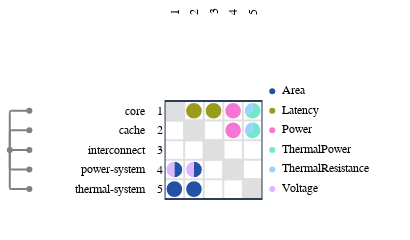

Write notebook code for a chart like this one.
### Code cell
from ragraph.io.esl import from_esl
graph = from_esl(["./esl"])

import raesl.plot
figure = raesl.plot.mdm(
    graph,
    node_kinds=["component"],
)
figure.write_image("figures/dsm_components.svg")
figure.show()

from utils import set_edge_weights, annotate_variable_type
set_edge_weights(graph)
annotate_variable_type(graph)

### Figure 1 — Plotly figure (JSON) as saved in the notebook; plotly's stock layout.template omitted (floating-point values rounded to 4 significant figures)
{"data": [{"hoverinfo": "skip", "marker": {"color": "#FFFFFF", "line": {"color": "#FFFFFF"}}, "mode": "markers", "showlegend": false, "type": "scatter", "x": [0.5], "xaxis": "x", "y": [0.5], "yaxis": "y"}, {"hoverinfo": "skip", "marker": {"color": "#FFFFFF", "line": {"color": "#FFFFFF"}}, "mode": "markers", "showlegend": false, "type": "scatter", "x": [0.5], "xaxis": "x2", "y": [0.5], "yaxis": "y2"}, {"hoverinfo": "skip", "marker": {"color": "#FFFFFF", "line": {"color": "#FFFFFF"}}, "mode": "markers", "showlegend": false, "type": "scatter", "x": [0.5], "xaxis": "x3", "y": [0.5], "yaxis": "y3"}, {"hoverinfo": "skip", "marker": {"color": "#FFFFFF", "line": {"color": "#FFFFFF"}}, "mode": "markers", "showlegend": false, "type": "scatter", "x": [0.5], "xaxis": "x5", "y": [0.5], "yaxis": "y5"}, {"customdata": [{"data": "world.core", "pointtype": "tree_node"}, {"data": "world.cache", "pointtype": "tree_node"}, {"data": "world.interconnect", "pointtype": "tree_node"}, {"data": "world.power-system", "pointtype": "tree_node"}, {"data": "world.thermal-system", "pointtype": "tree_node"}, {"data": "world", "pointtype": "tree_node"}], "hoverinfo": "text", "marker": {"color": "gray"}, "mode": "markers", "showlegend": false, "text": ["world.core", "world.cache", "world.interconnect", "world.power-system", "world.thermal-system", "world"], "type": "scatter", "x": [1, 1, 1, 1, 1, 0], "xaxis": "x6", "y": [4.5, 3.5, 2.5, 1.5, 0.5, 2.5], "yaxis": "y6"}, {"customdata": [{"source": "world.core", "target": "world.power-system"}], "hoverinfo": "text", "marker": {"color": "#ffffff"}, "mode": "markers", "showlegend": false, "text": ["source: world.core<br>target: world.power-system<br>Area: 1.0", "source: world.core<br>target: world.power-system<br>Voltage: 1.0"], "type": "scatter", "x": [0.7, 0.3], "xaxis": "x9", "y": [1.5, 1.5], "yaxis": "y9"}, {"customdata": [{"source": "world.core", "target": "world.thermal-system"}], "hoverinfo": "text", "marker": {"color": "#ffffff"}, "mode": "markers", "showlegend": false, "text": ["source: world.core<br>target: world.thermal-system<br>Area: 1.0"], "type": "scatter", "x": [0.5], "xaxis": "x9", "y": [0.3], "yaxis": "y9"}, {"customdata": [{"source": "world.cache", "target": "world.core"}], "hoverinfo": "text", "marker": {"color": "#ffffff"}, "mode": "markers", "showlegend": false, "text": ["source: world.cache<br>target: world.core<br>Latency: 2.0"], "type": "scatter", "x": [1.5], "xaxis": "x9", "y": [4.3], "yaxis": "y9"}, {"customdata": [{"source": "world.cache", "target": "world.power-system"}], "hoverinfo": "text", "marker": {"color": "#ffffff"}, "mode": "markers", "showlegend": false, "text": ["source: world.cache<br>target: world.power-system<br>Area: 1.0", "source: world.cache<br>target: world.power-system<br>Voltage: 1.0"], "type": "scatter", "x": [1.7, 1.3], "xaxis": "x9", "y": [1.5, 1.5], "yaxis": "y9"}, {"customdata": [{"source": "world.cache", "target": "world.thermal-system"}], "hoverinfo": "text", "marker": {"color": "#ffffff"}, "mode": "markers", "showlegend": false, "text": ["source: world.cache<br>target: world.thermal-system<br>Area: 1.0"], "type": "scatter", "x": [1.5], "xaxis": "x9", "y": [0.3], "yaxis": "y9"}, {"customdata": [{"source": "world.interconnect", "target": "world.core"}], "hoverinfo": "text", "marker": {"color": "#ffffff"}, "mode": "markers", "showlegend": false, "text": ["source: world.interconnect<br>target: world.core<br>Latency: 2.0"], "type": "scatter", "x": [2.5], "xaxis": "x9", "y": [4.3], "yaxis": "y9"}, {"customdata": [{"source": "world.power-system", "target": "world.core"}], "hoverinfo": "text", "marker": {"color": "#ffffff"}, "mode": "markers", "showlegend": false, "text": ["source: world.power-system<br>target: world.core<br>Power: 2.0"], "type": "scatter", "x": [3.5], "xaxis": "x9", "y": [4.3], "yaxis": "y9"}, {"customdata": [{"source": "world.power-system", "target": "world.cache"}], "hoverinfo": "text", "marker": {"color": "#ffffff"}, "mode": "markers", "showlegend": false, "text": ["source: world.power-system<br>target: world.cache<br>Power: 2.0"], "type": "scatter", "x": [3.5], "xaxis": "x9", "y": [3.3], "yaxis": "y9"}, {"customdata": [{"source": "world.thermal-system", "target": "world.core"}], "hoverinfo": "text", "marker": {"color": "#ffffff"}, "mode": "markers", "showlegend": false, "text": ["source: world.thermal-system<br>target: world.core<br>ThermalPower: 2.0", "source: world.thermal-system<br>target: world.core<br>ThermalResistance: 1.0"], "type": "scatter", "x": [4.673, 4.327], "xaxis": "x9", "y": [4.4, 4.6], "yaxis": "y9"}, {"customdata": [{"source": "world.thermal-system", "target": "world.cache"}], "hoverinfo": "text", "marker": {"color": "#ffffff"}, "mode": "markers", "showlegend": false, "text": ["source: world.thermal-system<br>target: world.cache<br>ThermalPower: 2.0", "source: world.thermal-system<br>target: world.cache<br>ThermalResistance: 1.0"], "type": "scatter", "x": [4.673, 4.327], "xaxis": "x9", "y": [3.4, 3.6], "yaxis": "y9"}, {"hoverinfo": "text", "marker": {"color": "#2351a3"}, "mode": "markers", "showlegend": false, "text": ["Area"], "type": "scatter", "x": [0.5], "xaxis": "x10", "y": [5.5], "yaxis": "y10"}, {"hoverinfo": "text", "marker": {"color": "#999b1c"}, "mode": "markers", "showlegend": false, "text": ["Latency"], "type": "scatter", "x": [0.5], "xaxis": "x10", "y": [4.5], "yaxis": "y10"}, {"hoverinfo": "text", "marker": {"color": "#f576d6"}, "mode": "markers", "showlegend": false, "text": ["Power"], "type": "scatter", "x": [0.5], "xaxis": "x10", "y": [3.5], "yaxis": "y10"}, {"hoverinfo": "text", "marker": {"color": "#76e5cd"}, "mode": "markers", "showlegend": false, "text": ["ThermalPower"], "type": "scatter", "x": [0.5], "xaxis": "x10", "y": [2.5], "yaxis": "y10"}, {"hoverinfo": "text", "marker": {"color": "#96d4ff"}, "mode": "markers", "showlegend": false, "text": ["ThermalResistance"], "type": "scatter", "x": [0.5], "xaxis": "x10", "y": [1.5], "yaxis": "y10"}, {"hoverinfo": "text", "marker": {"color": "#dcb7ff"}, "mode": "markers", "showlegend": false, "text": ["Voltage"], "type": "scatter", "x": [0.5], "xaxis": "x10", "y": [0.5], "yaxis": "y10"}, {"hoverinfo": "text", "mode": "text", "showlegend": false, "text": ["Area", "Latency", "Power", "ThermalPower", "ThermalResistance", "Voltage"], "textfont": {"color": "black", "family": "Fira Code,Hack,Courier New,monospace", "size": 12}, "textposition": "middle right", "type": "scatter", "x": [1, 1, 1, 1, 1, 1], "xaxis": "x10", "y": [5.5, 4.5, 3.5, 2.5, 1.5, 0.5], "yaxis": "y10"}], "layout": {"annotations": [{"font": {"color": "black", "family": "Fira Code,Hack,Courier New,monospace", "size": 12}, "showarrow": false, "text": "1", "textangle": -90, "x": 0.5, "xref": "x4", "y": -0.3301, "yanchor": "bottom", "yref": "y", "yshift": 0}, {"font": {"color": "black", "family": "Fira Code,Hack,Courier New,monospace", "size": 12}, "showarrow": false, "text": "2", "textangle": -90, "x": 1.5, "xref": "x4", "y": -0.3301, "yanchor": "bottom", "yref": "y", "yshift": 0}, {"font": {"color": "black", "family": "Fira Code,Hack,Courier New,monospace", "size": 12}, "showarrow": false, "text": "3", "textangle": -90, "x": 2.5, "xref": "x4", "y": -0.3301, "yanchor": "bottom", "yref": "y", "yshift": 0}, {"font": {"color": "black", "family": "Fira Code,Hack,Courier New,monospace", "size": 12}, "showarrow": false, "text": "4", "textangle": -90, "x": 3.5, "xref": "x4", "y": -0.3301, "yanchor": "bottom", "yref": "y", "yshift": 0}, {"font": {"color": "black", "family": "Fira Code,Hack,Courier New,monospace", "size": 12}, "showarrow": false, "text": "5", "textangle": -90, "x": 4.5, "xref": "x4", "y": -0.3301, "yanchor": "bottom", "yref": "y", "yshift": 0}, {"font": {"color": "black", "family": "Fira Code,Hack,Courier New,monospace", "size": 12}, "showarrow": false, "text": "core", "textangle": 0, "x": 2.772, "xanchor": "right", "xref": "x7", "y": 4.5, "yref": "y6", "yshift": 0}, {"font": {"color": "black", "family": "Fira Code,Hack,Courier New,monospace", "size": 12}, "showarrow": false, "text": "cache", "textangle": 0, "x": 2.772, "xanchor": "right", "xref": "x7", "y": 3.5, "yref": "y6", "yshift": 0}, {"font": {"color": "black", "family": "Fira Code,Hack,Courier New,monospace", "size": 12}, "showarrow": false, "text": "interconnect", "textangle": 0, "x": 2.772, "xanchor": "right", "xref": "x7", "y": 2.5, "yref": "y6", "yshift": 0}, {"font": {"color": "black", "family": "Fira Code,Hack,Courier New,monospace", "size": 12}, "showarrow": false, "text": "power-system", "textangle": 0, "x": 2.772, "xanchor": "right", "xref": "x7", "y": 1.5, "yref": "y6", "yshift": 0}, {"font": {"color": "black", "family": "Fira Code,Hack,Courier New,monospace", "size": 12}, "showarrow": false, "text": "thermal-system", "textangle": 0, "x": 2.772, "xanchor": "right", "xref": "x7", "y": 0.5, "yref": "y6", "yshift": 0}, {"font": {"color": "black", "family": "Fira Code,Hack,Courier New,monospace", "size": 12}, "showarrow": false, "text": "1", "textangle": 0, "x": 0.4301, "xanchor": "right", "xref": "x8", "y": 4.5, "yref": "y6", "yshift": 0}, {"font": {"color": "black", "family": "Fira Code,Hack,Courier New,monospace", "size": 12}, "showarrow": false, "text": "2", "textangle": 0, "x": 0.4301, "xanchor": "right", "xref": "x8", "y": 3.5, "yref": "y6", "yshift": 0}, {"font": {"color": "black", "family": "Fira Code,Hack,Courier New,monospace", "size": 12}, "showarrow": false, "text": "3", "textangle": 0, "x": 0.4301, "xanchor": "right", "xref": "x8", "y": 2.5, "yref": "y6", "yshift": 0}, {"font": {"color": "black", "family": "Fira Code,Hack,Courier New,monospace", "size": 12}, "showarrow": false, "text": "4", "textangle": 0, "x": 0.4301, "xanchor": "right", "xref": "x8", "y": 1.5, "yref": "y6", "yshift": 0}, {"font": {"color": "black", "family": "Fira Code,Hack,Courier New,monospace", "size": 12}, "showarrow": false, "text": "5", "textangle": 0, "x": 0.4301, "xanchor": "right", "xref": "x8", "y": 0.5, "yref": "y6", "yshift": 0}], "autosize": false, "height": 178.2, "hovermode": "closest", "margin": {"b": 0, "l": 0, "pad": 0, "r": 8, "t": 0}, "modebar": {"orientation": "h"}, "paper_bgcolor": "rgba(256,256,256,1)", "plot_bgcolor": "rgba(256,256,256,0)", "shapes": [{"line": {"color": "gray", "dash": "solid", "width": 2}, "type": "line", "x0": 0, "x1": 0, "xref": "x6", "y0": 2.5, "y1": 4.4, "yref": "y6"}, {"line": {"color": "gray", "dash": "solid", "width": 2}, "path": "M 0 4.4 Q 0 4.5 0.1 4.5", "type": "path", "xref": "x6", "yref": "y6"}, {"line": {"color": "gray", "dash": "solid", "width": 2}, "type": "line", "x0": 0.1, "x1": 1, "xref": "x6", "y0": 4.5, "y1": 4.5, "yref": "y6"}, {"line": {"color": "gray", "dash": "solid", "width": 2}, "type": "line", "x0": 0, "x1": 0, "xref": "x6", "y0": 2.5, "y1": 3.4, "yref": "y6"}, {"line": {"color": "gray", "dash": "solid", "width": 2}, "path": "M 0 3.4 Q 0 3.5 0.1 3.5", "type": "path", "xref": "x6", "yref": "y6"}, {"line": {"color": "gray", "dash": "solid", "width": 2}, "type": "line", "x0": 0.1, "x1": 1, "xref": "x6", "y0": 3.5, "y1": 3.5, "yref": "y6"}, {"line": {"color": "gray", "dash": "solid", "width": 2}, "type": "line", "x0": 0, "x1": 1, "xref": "x6", "y0": 2.5, "y1": 2.5, "yref": "y6"}, {"line": {"color": "gray", "dash": "solid", "width": 2}, "type": "line", "x0": 0, "x1": 0, "xref": "x6", "y0": 2.5, "y1": 1.6, "yref": "y6"}, {"line": {"color": "gray", "dash": "solid", "width": 2}, "path": "M 0 1.6 Q 0 1.5 0.1 1.5", "type": "path", "xref": "x6", "yref": "y6"}, {"line": {"color": "gray", "dash": "solid", "width": 2}, "type": "line", "x0": 0.1, "x1": 1, "xref": "x6", "y0": 1.5, "y1": 1.5, "yref": "y6"}, {"line": {"color": "gray", "dash": "solid", "width": 2}, "type": "line", "x0": 0, "x1": 0, "xref": "x6", "y0": 2.5, "y1": 0.6, "yref": "y6"}, {"line": {"color": "gray", "dash": "solid", "width": 2}, "path": "M 0 0.6 Q 0 0.5 0.1 0.5", "type": "path", "xref": "x6", "yref": "y6"}, {"line": {"color": "gray", "dash": "solid", "width": 2}, "type": "line", "x0": 0.1, "x1": 1, "xref": "x6", "y0": 0.5, "y1": 0.5, "yref": "y6"}, {"line": {"color": "#dfdfdf", "dash": "solid", "width": 2}, "type": "line", "x0": 0, "x1": 5, "xref": "x9", "y0": 0, "y1": 0, "yref": "y6"}, {"line": {"color": "#dfdfdf", "dash": "solid", "width": 2}, "type": "line", "x0": 0, "x1": 5, "xref": "x9", "y0": 1, "y1": 1, "yref": "y6"}, {"line": {"color": "#dfdfdf", "dash": "solid", "width": 2}, "type": "line", "x0": 0, "x1": 5, "xref": "x9", "y0": 2, "y1": 2, "yref": "y6"}, {"line": {"color": "#dfdfdf", "dash": "solid", "width": 2}, "type": "line", "x0": 0, "x1": 5, "xref": "x9", "y0": 3, "y1": 3, "yref": "y6"}, {"line": {"color": "#dfdfdf", "dash": "solid", "width": 2}, "type": "line", "x0": 0, "x1": 5, "xref": "x9", "y0": 4, "y1": 4, "yref": "y6"}, {"line": {"color": "#dfdfdf", "dash": "solid", "width": 2}, "type": "line", "x0": 0, "x1": 5, "xref": "x9", "y0": 5, "y1": 5, "yref": "y6"}, {"line": {"color": "#dfdfdf", "dash": "solid", "width": 2}, "type": "line", "x0": 0, "x1": 0, "xref": "x9", "y0": 0, "y1": 5, "yref": "y6"}, {"line": {"color": "#dfdfdf", "dash": "solid", "width": 2}, "type": "line", "x0": 1, "x1": 1, "xref": "x9", "y0": 0, "y1": 5, "yref": "y6"}, {"line": {"color": "#dfdfdf", "dash": "solid", "width": 2}, "type": "line", "x0": 2, "x1": 2, "xref": "x9", "y0": 0, "y1": 5, "yref": "y6"}, {"line": {"color": "#dfdfdf", "dash": "solid", "width": 2}, "type": "line", "x0": 3, "x1": 3, "xref": "x9", "y0": 0, "y1": 5, "yref": "y6"}, {"line": {"color": "#dfdfdf", "dash": "solid", "width": 2}, "type": "line", "x0": 4, "x1": 4, "xref": "x9", "y0": 0, "y1": 5, "yref": "y6"}, {"line": {"color": "#dfdfdf", "dash": "solid", "width": 2}, "type": "line", "x0": 5, "x1": 5, "xref": "x9", "y0": 0, "y1": 5, "yref": "y6"}, {"fillcolor": "#dfdfdf", "layer": "below", "line": {"color": "#dfdfdf"}, "type": "rect", "x0": 0, "x1": 1, "xref": "x9", "y0": 4, "y1": 5, "yref": "y6"}, {"fillcolor": "#dfdfdf", "layer": "below", "line": {"color": "#dfdfdf"}, "type": "rect", "x0": 1, "x1": 2, "xref": "x9", "y0": 3, "y1": 4, "yref": "y6"}, {"fillcolor": "#dfdfdf", "layer": "below", "line": {"color": "#dfdfdf"}, "type": "rect", "x0": 2, "x1": 3, "xref": "x9", "y0": 2, "y1": 3, "yref": "y6"}, {"fillcolor": "#dfdfdf", "layer": "below", "line": {"color": "#dfdfdf"}, "type": "rect", "x0": 3, "x1": 4, "xref": "x9", "y0": 1, "y1": 2, "yref": "y6"}, {"fillcolor": "#dfdfdf", "layer": "below", "line": {"color": "#dfdfdf"}, "type": "rect", "x0": 4, "x1": 5, "xref": "x9", "y0": 0, "y1": 1, "yref": "y6"}, {"fillcolor": "#2351a3", "line": {"width": 0}, "path": "M 0.5 1.5 L 0.5 1.1 Q 0.666 1.1 0.783 1.217 Q 0.9 1.334 0.9 1.5 Q 0.9 1.666 0.783 1.783 Q 0.666 1.9 0.5 1.9 Z", "type": "path", "xref": "x9", "yref": "y6"}, {"fillcolor": "#dcb7ff", "line": {"width": 0}, "path": "M 0.5 1.5 L 0.5 1.9 Q 0.334 1.9 0.217 1.783 Q 0.1 1.666 0.1 1.5 Q 0.1 1.334 0.217 1.217 Q 0.334 1.1 0.5 1.1 Z", "type": "path", "xref": "x9", "yref": "y6"}, {"fillcolor": "#2351a3", "line": {"width": 0}, "path": "M 0.5 0.5 L 0.5 0.9 Q 0.334 0.9 0.217 0.783 Q 0.1 0.666 0.1 0.5 Q 0.1 0.334 0.217 0.217 Q 0.334 0.1 0.5 0.1 Q 0.666 0.1 0.783 0.217 Q 0.9 0.334 0.9 0.5 Q 0.9 0.666 0.783 0.783 Q 0.666 0.9 0.5 0.9 Z", "type": "path", "xref": "x9", "yref": "y6"}, {"fillcolor": "#999b1c", "line": {"width": 0}, "path": "M 1.5 4.5 L 1.5 4.9 Q 1.334 4.9 1.217 4.783 Q 1.1 4.666 1.1 4.5 Q 1.1 4.334 1.217 4.217 Q 1.334 4.1 1.5 4.1 Q 1.666 4.1 1.783 4.217 Q 1.9 4.334 1.9 4.5 Q 1.9 4.666 1.783 4.783 Q 1.666 4.9 1.5 4.9 Z", "type": "path", "xref": "x9", "yref": "y6"}, {"fillcolor": "#2351a3", "line": {"width": 0}, "path": "M 1.5 1.5 L 1.5 1.1 Q 1.666 1.1 1.783 1.217 Q 1.9 1.334 1.9 1.5 Q 1.9 1.666 1.783 1.783 Q 1.666 1.9 1.5 1.9 Z", "type": "path", "xref": "x9", "yref": "y6"}, {"fillcolor": "#dcb7ff", "line": {"width": 0}, "path": "M 1.5 1.5 L 1.5 1.9 Q 1.334 1.9 1.217 1.783 Q 1.1 1.666 1.1 1.5 Q 1.1 1.334 1.217 1.217 Q 1.334 1.1 1.5 1.1 Z", "type": "path", "xref": "x9", "yref": "y6"}, {"fillcolor": "#2351a3", "line": {"width": 0}, "path": "M 1.5 0.5 L 1.5 0.9 Q 1.334 0.9 1.217 0.783 Q 1.1 0.666 1.1 0.5 Q 1.1 0.334 1.217 0.217 Q 1.334 0.1 1.5 0.1 Q 1.666 0.1 1.783 0.217 Q 1.9 0.334 1.9 0.5 Q 1.9 0.666 1.783 0.783 Q 1.666 0.9 1.5 0.9 Z", "type": "path", "xref": "x9", "yref": "y6"}, {"fillcolor": "#999b1c", "line": {"width": 0}, "path": "M 2.5 4.5 L 2.5 4.9 Q 2.334 4.9 2.217 4.783 Q 2.1 4.666 2.1 4.5 Q 2.1 4.334 2.217 4.217 Q 2.334 4.1 2.5 4.1 Q 2.666 4.1 2.783 4.217 Q 2.9 4.334 2.9 4.5 Q 2.9 4.666 2.783 4.783 Q 2.666 4.9 2.5 4.9 Z", "type": "path", "xref": "x9", "yref": "y6"}, {"fillcolor": "#f576d6", "line": {"width": 0}, "path": "M 3.5 4.5 L 3.5 4.9 Q 3.334 4.9 3.217 4.783 Q 3.1 4.666 3.1 4.5 Q 3.1 4.334 3.217 4.217 Q 3.334 4.1 3.5 4.1 Q 3.666 4.1 3.783 4.217 Q 3.9 4.334 3.9 4.5 Q 3.9 4.666 3.783 4.783 Q 3.666 4.9 3.5 4.9 Z", "type": "path", "xref": "x9", "yref": "y6"}, {"fillcolor": "#f576d6", "line": {"width": 0}, "path": "M 3.5 3.5 L 3.5 3.9 Q 3.334 3.9 3.217 3.783 Q 3.1 3.666 3.1 3.5 Q 3.1 3.334 3.217 3.217 Q 3.334 3.1 3.5 3.1 Q 3.666 3.1 3.783 3.217 Q 3.9 3.334 3.9 3.5 Q 3.9 3.666 3.783 3.783 Q 3.666 3.9 3.5 3.9 Z", "type": "path", "xref": "x9", "yref": "y6"}, {"fillcolor": "#76e5cd", "line": {"width": 0}, "path": "M 4.5 4.5 L 4.154 4.3 Q 4.236 4.157 4.396 4.114 Q 4.557 4.071 4.7 4.154 Q 4.843 4.236 4.886 4.396 Q 4.929 4.557 4.846 4.7 Q 4.764 4.843 4.604 4.886 Q 4.553 4.9 4.5 4.9 Z", "type": "path", "xref": "x9", "yref": "y6"}, {"fillcolor": "#96d4ff", "line": {"width": 0}, "path": "M 4.5 4.5 L 4.5 4.9 Q 4.334 4.9 4.217 4.783 Q 4.1 4.666 4.1 4.5 Q 4.1 4.393 4.154 4.3 Z", "type": "path", "xref": "x9", "yref": "y6"}, {"fillcolor": "#76e5cd", "line": {"width": 0}, "path": "M 4.5 3.5 L 4.154 3.3 Q 4.236 3.157 4.396 3.114 Q 4.557 3.071 4.7 3.154 Q 4.843 3.236 4.886 3.396 Q 4.929 3.557 4.846 3.7 Q 4.764 3.843 4.604 3.886 Q 4.553 3.9 4.5 3.9 Z", "type": "path", "xref": "x9", "yref": "y6"}, {"fillcolor": "#96d4ff", "line": {"width": 0}, "path": "M 4.5 3.5 L 4.5 3.9 Q 4.334 3.9 4.217 3.783 Q 4.1 3.666 4.1 3.5 Q 4.1 3.393 4.154 3.3 Z", "type": "path", "xref": "x9", "yref": "y6"}, {"type": "rect", "x0": 0, "x1": 5, "xref": "x9", "y0": 0, "y1": 5, "yref": "y6"}], "width": 410.6, "xaxis": {"anchor": "y", "automargin": false, "autorange": false, "domain": [0, 0.09742], "matches": "x6", "range": [-0.5, 1.5], "scaleanchor": "y", "scaleratio": 1, "showticklabels": false}, "xaxis10": {"anchor": "y10", "automargin": false, "domain": [0.6529, 1.0], "range": [0, 7.125], "scaleanchor": "y", "showgrid": false, "showline": false, "showticklabels": false, "zeroline": false}, "xaxis2": {"anchor": "y2", "automargin": false, "autorange": false, "domain": [0.09742, 0.3675], "matches": "x7", "range": [-2.772, 2.772], "scaleanchor": "y", "scaleratio": 1, "showticklabels": false}, "xaxis3": {"anchor": "y3", "automargin": false, "autorange": false, "domain": [0.3675, 0.4094], "matches": "x8", "range": [-0.4301, 0.4301], "scaleanchor": "y", "scaleratio": 1, "showticklabels": false}, "xaxis4": {"anchor": "y4", "automargin": false, "domain": [0.4094, 0.6529], "matches": "x9", "range": [0, 5], "scaleanchor": "y", "showgrid": false, "showline": false, "showticklabels": false, "zeroline": false}, "xaxis5": {"anchor": "y5", "automargin": false, "autorange": false, "domain": [0.6529, 1.0], "matches": "x10", "range": [0, 7.125], "scaleanchor": "y", "scaleratio": 1, "showticklabels": false}, "xaxis6": {"anchor": "y6", "automargin": false, "autorange": false, "domain": [0, 0.09742], "range": [-0.5, 1.5], "scaleanchor": "y", "scaleratio": 1, "showgrid": false, "showline": false, "showticklabels": false, "zeroline": false}, "xaxis7": {"anchor": "y7", "automargin": false, "domain": [0.09742, 0.3675], "range": [-2.772, 2.772], "scaleanchor": "y", "scaleratio": 1, "showgrid": false, "showline": false, "showticklabels": false, "zeroline": false}, "xaxis8": {"anchor": "y8", "automargin": false, "domain": [0.3675, 0.4094], "range": [-0.4301, 0.4301], "scaleanchor": "y", "scaleratio": 1, "showgrid": false, "showline": false, "showticklabels": false, "zeroline": false}, "xaxis9": {"anchor": "y9", "automargin": false, "domain": [0.4094, 0.6529], "range": [0, 5], "scaleanchor": "y", "scaleratio": 1, "showgrid": false, "showline": false, "showticklabels": false, "zeroline": false}, "yaxis": {"anchor": "x", "automargin": false, "autorange": false, "domain": [0.9138, 1], "range": [-0.3301, 0.3301], "showticklabels": false}, "yaxis10": {"anchor": "x10", "automargin": false, "autorange": false, "domain": [0, 0.9138], "matches": "y6", "range": [0, 7], "scaleratio": 1, "showgrid": false, "showline": false, "showticklabels": false, "zeroline": false}, "yaxis2": {"anchor": "x2", "automargin": false, "autorange": false, "domain": [0.9138, 1], "matches": "y", "range": [-0.3301, 0.3301], "showticklabels": false}, "yaxis3": {"anchor": "x3", "automargin": false, "autorange": false, "domain": [0.9138, 1], "matches": "y", "range": [-0.3301, 0.3301], "showticklabels": false}, "yaxis4": {"anchor": "x4", "automargin": false, "autorange": false, "domain": [0.9138, 1], "matches": "y", "range": [-0.3301, 0.3301], "scaleanchor": "x", "scaleratio": 1, "showgrid": false, "showline": false, "showticklabels": false, "zeroline": false}, "yaxis5": {"anchor": "x5", "automargin": false, "autorange": false, "domain": [0.9138, 1], "matches": "y", "range": [-0.3301, 0.3301], "showticklabels": false}, "yaxis6": {"anchor": "x6", "automargin": false, "autorange": false, "domain": [0, 0.9138], "range": [0, 7], "scaleanchor": "x", "scaleratio": 1, "showgrid": true, "showline": false, "showticklabels": false, "zeroline": false}, "yaxis7": {"anchor": "x7", "automargin": false, "autorange": false, "domain": [0, 0.9138], "matches": "y6", "range": [0, 7], "scaleratio": 1, "showgrid": false, "showline": false, "showticklabels": false, "zeroline": false}, "yaxis8": {"anchor": "x8", "automargin": false, "autorange": false, "domain": [0, 0.9138], "matches": "y6", "range": [0, 7], "scaleratio": 1, "showgrid": false, "showline": false, "showticklabels": false, "zeroline": false}, "yaxis9": {"anchor": "x9", "automargin": false, "autorange": false, "domain": [0, 0.9138], "matches": "y6", "range": [0, 7], "scaleratio": 1, "showgrid": false, "showline": false, "showticklabels": false, "zeroline": false}}}
